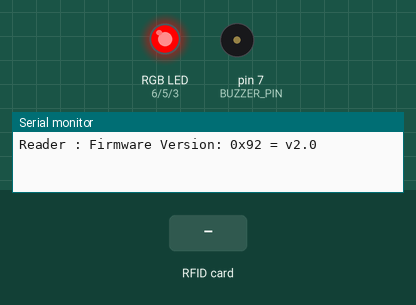
Bench run of a sketch on a simulated Arduino Uno, built with avr-gcc and run on an emulated ATmega328P. Shown: an RGB LED mixed from three pins (HIGH = lit), buzzer (waves = sounding, pin HIGH), the last lines printed to the serial monitor. The test bench sets the inputs (shaded band). Pins used as bus, display or sensor lines are not drawn.

Above: at 1.2 s.
1.3 s: RFID card 5E 7A 19 C4 held to the reader
At 1.7 s:
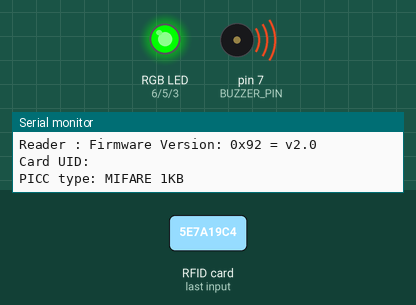
Timing chart, 0 to 4.3 s (numbered marks = the images above; inputs shaded):
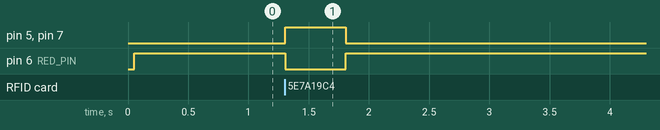

Measured:
- after the input at 1.3 s, pin 5 (GREEN_PIN), pin 7 (BUZZER_PIN): LOW → HIGH at once, → LOW 0.50 s later; pin 6 (RED_PIN): HIGH → LOW at once, → HIGH 0.50 s later

The sketch:

1_RFID_Reader.ino
```cpp
#include <SPI.h>
#include <MFRC522.h>

//RFID-RF522 Pin Define
#define RST_PIN 9 //Reset
#define SS_PIN 10 //SDA

//Buzzer Pin Define
#define BUZZER_PIN 7

//RGB Light Pin Define
#define RED_PIN 6
#define GREEN_PIN 5
#define BLUE_PIN 3
MFRC522 mfrc522;

void setup() {
  // put your setup code here, to run once:

  //Setup serial port
  Serial.begin(9600);

  //Setup MFRC522 Module
  //Initial SPI
  SPI.begin();
  //Initial MFRC522 module
  mfrc522.PCD_Init(SS_PIN, RST_PIN);
  Serial.print(F("Reader "));
  Serial.print(F(": "));
  //Dump module version
  mfrc522.PCD_DumpVersionToSerial();

  //Setup Buzzer
  pinMode(BUZZER_PIN,OUTPUT);

  //Setup RGB LED
  pinMode(RED_PIN, OUTPUT);
  pinMode(GREEN_PIN, OUTPUT);
  pinMode(BLUE_PIN, OUTPUT);
}

void loop() {

  // put your main code here, to run repeatedly:

  //Setup LED color as RED until card new card detected
  analogWrite(RED_PIN, 255);

  //Module detect new card and read UID
  if (mfrc522.PICC_IsNewCardPresent() && mfrc522.PICC_ReadCardSerial()) {
    Serial.print(F("Card UID:"));
    Serial.println();
    // Get and print card(picc) type
    Serial.print(F("PICC type: "));
    MFRC522::PICC_Type piccType = mfrc522.PICC_GetType(mfrc522.uid.sak);
    Serial.println(mfrc522.PICC_GetTypeName(piccType));

    //Change RGB LED color to green
    analogWrite(RED_PIN, 0);
    analogWrite(GREEN_PIN, 255);

    //Play buzzer
    digitalWrite(BUZZER_PIN, HIGH);
    delay(500);

    //Change RGB LED color to red
    analogWrite(RED_PIN, 255);
    analogWrite(GREEN_PIN, 0);

    //Stop buzzer
    digitalWrite(BUZZER_PIN, LOW);

    //Card(picc) enter halt mode
    mfrc522.PICC_HaltA();
  }
}
```
